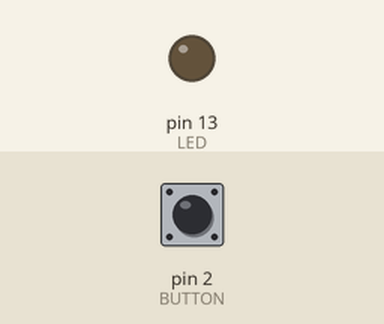
The sketch below on a simulated Arduino Uno, built with avr-gcc and run on an emulated ATmega328P. Parts: output pins drawn as LEDs (lit = HIGH). The inputs (shaded band) are chosen by the test bench; at power-on: pin 2 (BUTTON) LOW.

Above: at 1.2 s.
1.3 s: pin 2 (BUTTON) pulled HIGH for 0.15 s
At 1.9 s:
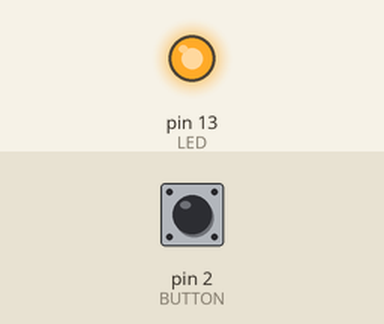
2.9 s: pin 2 (BUTTON) pulled HIGH for 1 s
At 4.3 s:
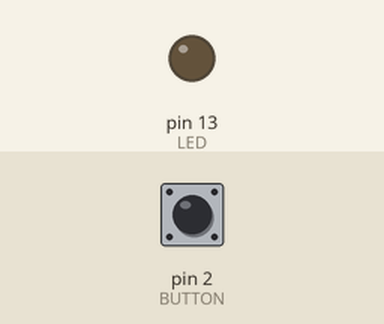
5.4 s: pin 2 (BUTTON) pulled HIGH for 3.2 s
At 6.2 s:
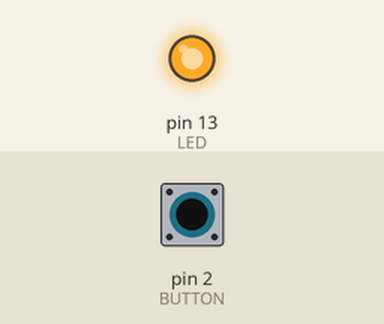
Timing chart, 0 to 8.4 s (numbered marks = the images above; inputs shaded):
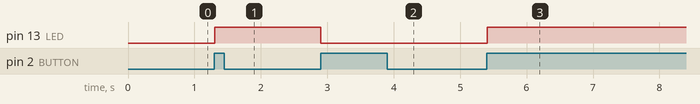

Measured:
- after the input at 1.3 s, pin 13 (LED): LOW → HIGH at once
- after the input at 2.9 s, pin 13 (LED): HIGH → LOW at once
- after the input at 5.4 s, pin 13 (LED): LOW → HIGH at once

The sketch:

button_state.ino
```cpp
//подключаем библиотеку Bounce
#include <Bounce.h>
//дефайним значения пинов с кнопкой и со светодиодом
#define BUTTON 2
#define LED 13
//создаем объект класса Bounce. Указываем пин, к которому подключена кнопка, и время дребезга в мс.
Bounce bouncer = Bounce(BUTTON,5);

//задаем начальное состояние светодиода "выключен"
int ledValue = LOW;


void setup() {
  //определяем режимы работы пинов
  pinMode(BUTTON,INPUT);
  pinMode(LED,OUTPUT);
}


void loop() {
  //если сменилось состояние кнопки
  if ( bouncer.update() ) {
    //если считано значение 1
    if ( bouncer.read() == HIGH) {
     //если свет был выключен, будем его включать
     if ( ledValue == LOW ) {
       ledValue = HIGH;
     //если свет был включен, будем выключать
     } else {
       ledValue = LOW;
     }
     //записываем значение вкл/выкл на пин со светодиодом
     digitalWrite(LED,ledValue);
    }
  }
}
```
